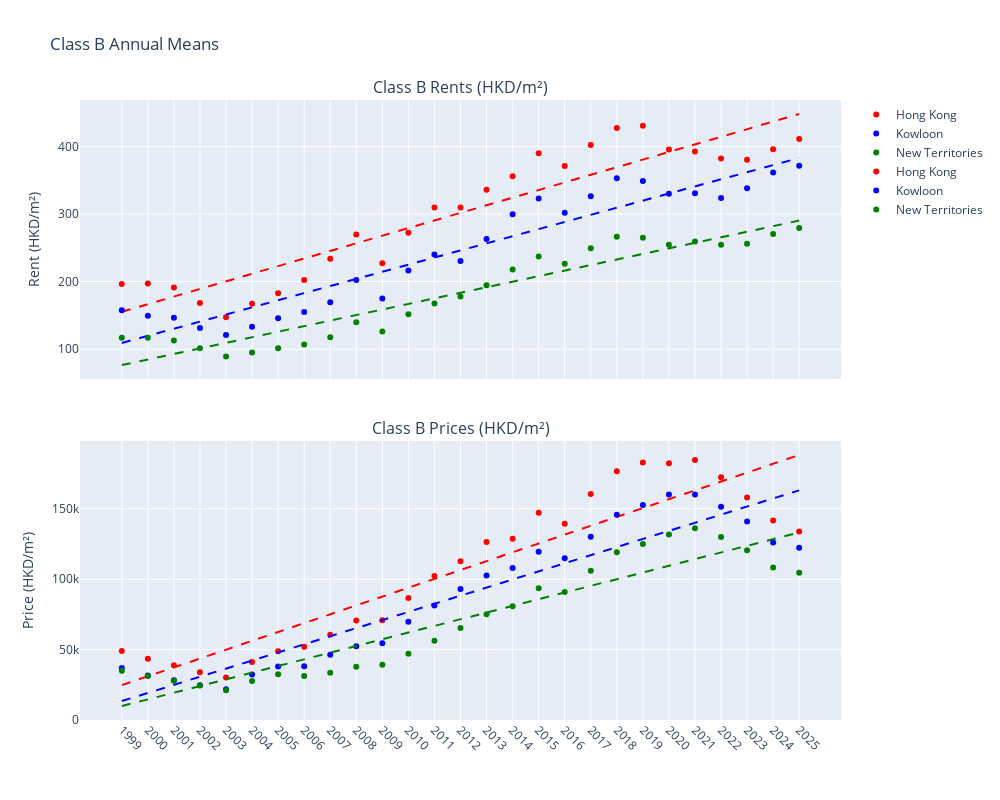

Notebook code for this chart:
### Code cell
# 類別和區域
cls = 'B'
areas = ['Hong Kong', 'Kowloon', 'New Territories']
colors = {'Hong Kong': 'red', 'Kowloon': 'blue', 'New Territories': 'green'}

# 計算年度平均值
def get_annual_mean(df, cls, area):
    col = f'Class {cls} {area}'
    df[col] = pd.to_numeric(df[col], errors='coerce')
    annual = df.groupby('Year')[col].mean().reset_index()
    return annual['Year'].values, annual[col].values

# 創建圖表
fig = make_subplots(rows=2, cols=1, shared_xaxes=True, vertical_spacing=0.1,
                    subplot_titles=(f'Class {cls} Rents (HKD/m²)', f'Class {cls} Prices (HKD/m²)'))

for i, df in enumerate([rent_df, price_df]):
    for area in areas:
        years, means = get_annual_mean(df, cls, area)
        mask = ~np.isnan(means)
        valid_years, valid_means = years[mask], means[mask]
        
        fig.add_trace(go.Scatter(x=valid_years, y=valid_means, mode='markers',
                                 marker=dict(color=colors[area]), name=area,
                                 hovertemplate='Year: %{x}<br>Value: %{y:.2f}'),
                      row=i+1, col=1)
        
        if len(valid_means) > 1:
            result = linregress(np.arange(len(valid_years)), valid_means)
            reg_line = result.slope * np.arange(len(valid_years)) + result.intercept
            fig.add_trace(go.Scatter(x=valid_years, y=reg_line, mode='lines',
                                     line=dict(color=colors[area], dash='dash'),
                                     showlegend=False,
                                     hovertemplate='Year: %{x}<br>Value: %{y:.2f}'),
                          row=i+1, col=1)

# 統一刻度（每年顯示一次）
fig.update_xaxes(tickmode='array', tickvals=sorted(rent_df['Year'].unique()), tickangle=45, row=2, col=1)
fig.update_xaxes(tickmode='array', tickvals=sorted(rent_df['Year'].unique()), row=1, col=1)

fig.update_layout(title_text=f'Class {cls} Annual Means', height=800, width=1000)
fig.update_yaxes(title_text='Rent (HKD/m²)', row=1, col=1)
fig.update_yaxes(title_text='Price (HKD/m²)', row=2, col=1)

fig.show()

### Figure 1 — Plotly figure (JSON) as saved in the notebook; plotly's stock layout.template omitted (floating-point values rounded to 4 significant figures)
{"data": [{"hovertemplate": "Year: %{x}<br>Value: %{y:.2f}", "marker": {"color": "red"}, "mode": "markers", "name": "Hong Kong", "type": "scatter", "x": [1999, 2000, 2001, 2002, 2003, 2004, 2005, 2006, 2007, 2008, 2009, 2010, 2011, 2012, 2013, 2014, 2015, 2016, 2017, 2018, 2019, 2020, 2021, 2022, 2023, 2024, 2025], "xaxis": "x", "y": [196.3, 197.2, 191.2, 168.1, 147.1, 167.2, 182.8, 202.3, 233.8, 269.7, 227.2, 272.4, 309.8, 309.8, 335.9, 355.9, 389.9, 371.2, 402.2, 427.5, 430.8, 395.4, 392.6, 382.3, 380.5, 395.8, 411.2], "yaxis": "y"}, {"hovertemplate": "Year: %{x}<br>Value: %{y:.2f}", "line": {"color": "red", "dash": "dash"}, "mode": "lines", "showlegend": false, "type": "scatter", "x": [1999, 2000, 2001, 2002, 2003, 2004, 2005, 2006, 2007, 2008, 2009, 2010, 2011, 2012, 2013, 2014, 2015, 2016, 2017, 2018, 2019, 2020, 2021, 2022, 2023, 2024, 2025], "xaxis": "x", "y": [155.3, 166.5, 177.8, 189.1, 200.3, 211.6, 222.9, 234.1, 245.4, 256.6, 267.9, 279.2, 290.4, 301.7, 313.0, 324.2, 335.5, 346.8, 358.0, 369.3, 380.6, 391.8, 403.1, 414.4, 425.6, 436.9, 448.1], "yaxis": "y"}, {"hovertemplate": "Year: %{x}<br>Value: %{y:.2f}", "marker": {"color": "blue"}, "mode": "markers", "name": "Kowloon", "type": "scatter", "x": [1999, 2000, 2001, 2002, 2003, 2004, 2005, 2006, 2007, 2008, 2009, 2010, 2011, 2012, 2013, 2014, 2015, 2016, 2017, 2018, 2019, 2020, 2021, 2022, 2023, 2024, 2025], "xaxis": "x", "y": [157.4, 149.5, 146.4, 131.2, 120.8, 133.2, 145.8, 155.0, 169.4, 202.2, 174.8, 216.3, 239.9, 230.3, 263.0, 299.6, 322.9, 302.0, 326.4, 353.0, 349.0, 330.0, 330.7, 323.8, 338.1, 361.5, 371.6], "yaxis": "y"}, {"hovertemplate": "Year: %{x}<br>Value: %{y:.2f}", "line": {"color": "blue", "dash": "dash"}, "mode": "lines", "showlegend": false, "type": "scatter", "x": [1999, 2000, 2001, 2002, 2003, 2004, 2005, 2006, 2007, 2008, 2009, 2010, 2011, 2012, 2013, 2014, 2015, 2016, 2017, 2018, 2019, 2020, 2021, 2022, 2023, 2024, 2025], "xaxis": "x", "y": [109.1, 119.7, 130.2, 140.7, 151.3, 161.8, 172.3, 182.9, 193.4, 203.9, 214.5, 225.0, 235.5, 246.1, 256.6, 267.1, 277.7, 288.2, 298.7, 309.3, 319.8, 330.3, 340.9, 351.4, 361.9, 372.5, 383.0], "yaxis": "y"}, {"hovertemplate": "Year: %{x}<br>Value: %{y:.2f}", "marker": {"color": "green"}, "mode": "markers", "name": "New Territories", "type": "scatter", "x": [1999, 2000, 2001, 2002, 2003, 2004, 2005, 2006, 2007, 2008, 2009, 2010, 2011, 2012, 2013, 2014, 2015, 2016, 2017, 2018, 2019, 2020, 2021, 2022, 2023, 2024, 2025], "xaxis": "x", "y": [116.8, 117.0, 112.6, 101.4, 88.92, 94.83, 101.2, 106.7, 117.5, 139.9, 126.2, 151.6, 167.4, 178.0, 194.4, 217.8, 237.2, 226.2, 249.3, 266.2, 264.9, 254.5, 259.3, 254.7, 256.0, 270.4, 279.2], "yaxis": "y"}, {"hovertemplate": "Year: %{x}<br>Value: %{y:.2f}", "line": {"color": "green", "dash": "dash"}, "mode": "lines", "showlegend": false, "type": "scatter", "x": [1999, 2000, 2001, 2002, 2003, 2004, 2005, 2006, 2007, 2008, 2009, 2010, 2011, 2012, 2013, 2014, 2015, 2016, 2017, 2018, 2019, 2020, 2021, 2022, 2023, 2024, 2025], "xaxis": "x", "y": [76.4, 84.63, 92.85, 101.1, 109.3, 117.5, 125.8, 134.0, 142.2, 150.4, 158.7, 166.9, 175.1, 183.3, 191.6, 199.8, 208.0, 216.2, 224.5, 232.7, 240.9, 249.1, 257.4, 265.6, 273.8, 282.0, 290.3], "yaxis": "y"}, {"hovertemplate": "Year: %{x}<br>Value: %{y:.2f}", "marker": {"color": "red"}, "mode": "markers", "name": "Hong Kong", "type": "scatter", "x": [1999, 2000, 2001, 2002, 2003, 2004, 2005, 2006, 2007, 2008, 2009, 2010, 2011, 2012, 2013, 2014, 2015, 2016, 2017, 2018, 2019, 2020, 2021, 2022, 2023, 2024, 2025], "xaxis": "x2", "y": [49000.0, 43580.0, 38820.0, 33950.0, 30160.0, 41230.0, 48800.0, 52040.0, 60480.0, 70630.0, 70770.0, 86690.0, 102300.0, 112700.0, 126400.0, 128700.0, 147100.0, 139400.0, 160600.0, 176700.0, 182900.0, 182400.0, 184700.0, 172400.0, 158100.0, 141800.0, 133800.0], "yaxis": "y2"}, {"hovertemplate": "Year: %{x}<br>Value: %{y:.2f}", "line": {"color": "red", "dash": "dash"}, "mode": "lines", "showlegend": false, "type": "scatter", "x": [1999, 2000, 2001, 2002, 2003, 2004, 2005, 2006, 2007, 2008, 2009, 2010, 2011, 2012, 2013, 2014, 2015, 2016, 2017, 2018, 2019, 2020, 2021, 2022, 2023, 2024, 2025], "xaxis": "x2", "y": [24800.0, 31080.0, 37370.0, 43660.0, 49940.0, 56230.0, 62520.0, 68800.0, 75090.0, 81370.0, 87660.0, 93950.0, 100200.0, 106500.0, 112800.0, 119100.0, 125400.0, 131700.0, 138000.0, 144200.0, 150500.0, 156800.0, 163100.0, 169400.0, 175700.0, 182000.0, 188200.0], "yaxis": "y2"}, {"hovertemplate": "Year: %{x}<br>Value: %{y:.2f}", "marker": {"color": "blue"}, "mode": "markers", "name": "Kowloon", "type": "scatter", "x": [1999, 2000, 2001, 2002, 2003, 2004, 2005, 2006, 2007, 2008, 2009, 2010, 2011, 2012, 2013, 2014, 2015, 2016, 2017, 2018, 2019, 2020, 2021, 2022, 2023, 2024, 2025], "xaxis": "x2", "y": [36990.0, 31680.0, 28270.0, 24610.0, 21790.0, 32280.0, 37990.0, 38110.0, 46330.0, 52430.0, 54550.0, 69790.0, 81340.0, 92960.0, 102700.0, 108000.0, 119600.0, 115000.0, 130200.0, 145700.0, 152700.0, 160100.0, 160100.0, 151400.0, 140900.0, 126100.0, 122300.0], "yaxis": "y2"}, {"hovertemplate": "Year: %{x}<br>Value: %{y:.2f}", "line": {"color": "blue", "dash": "dash"}, "mode": "lines", "showlegend": false, "type": "scatter", "x": [1999, 2000, 2001, 2002, 2003, 2004, 2005, 2006, 2007, 2008, 2009, 2010, 2011, 2012, 2013, 2014, 2015, 2016, 2017, 2018, 2019, 2020, 2021, 2022, 2023, 2024, 2025], "xaxis": "x2", "y": [13470.0, 19220.0, 24980.0, 30740.0, 36490.0, 42250.0, 48000.0, 53760.0, 59510.0, 65270.0, 71020.0, 76780.0, 82540.0, 88290.0, 94050.0, 99800.0, 105600.0, 111300.0, 117100.0, 122800.0, 128600.0, 134300.0, 140100.0, 145800.0, 151600.0, 157400.0, 163100.0], "yaxis": "y2"}, {"hovertemplate": "Year: %{x}<br>Value: %{y:.2f}", "marker": {"color": "green"}, "mode": "markers", "name": "New Territories", "type": "scatter", "x": [1999, 2000, 2001, 2002, 2003, 2004, 2005, 2006, 2007, 2008, 2009, 2010, 2011, 2012, 2013, 2014, 2015, 2016, 2017, 2018, 2019, 2020, 2021, 2022, 2023, 2024, 2025], "xaxis": "x2", "y": [34920.0, 31320.0, 27850.0, 24510.0, 21210.0, 27770.0, 32490.0, 31170.0, 33580.0, 37840.0, 39170.0, 47080.0, 56310.0, 65360.0, 75180.0, 80730.0, 93510.0, 90940.0, 106000.0, 119200.0, 124900.0, 131700.0, 136100.0, 130000.0, 120500.0, 108300.0, 104600.0], "yaxis": "y2"}, {"hovertemplate": "Year: %{x}<br>Value: %{y:.2f}", "line": {"color": "green", "dash": "dash"}, "mode": "lines", "showlegend": false, "type": "scatter", "x": [1999, 2000, 2001, 2002, 2003, 2004, 2005, 2006, 2007, 2008, 2009, 2010, 2011, 2012, 2013, 2014, 2015, 2016, 2017, 2018, 2019, 2020, 2021, 2022, 2023, 2024, 2025], "xaxis": "x2", "y": [9915.0, 14660.0, 19400.0, 24140.0, 28880.0, 33630.0, 38370.0, 43110.0, 47850.0, 52600.0, 57340.0, 62080.0, 66820.0, 71560.0, 76310.0, 81050.0, 85790.0, 90530.0, 95280.0, 100000.0, 104800.0, 109500.0, 114200.0, 119000.0, 123700.0, 128500.0, 133200.0], "yaxis": "y2"}], "layout": {"annotations": [{"font": {"size": 16}, "showarrow": false, "text": "Class B Rents (HKD/m²)", "x": 0.5, "xanchor": "center", "xref": "paper", "y": 1, "yanchor": "bottom", "yref": "paper"}, {"font": {"size": 16}, "showarrow": false, "text": "Class B Prices (HKD/m²)", "x": 0.5, "xanchor": "center", "xref": "paper", "y": 0.45, "yanchor": "bottom", "yref": "paper"}], "height": 800, "title": {"text": "Class B Annual Means"}, "width": 1000, "xaxis": {"anchor": "y", "domain": [0, 1], "matches": "x2", "showticklabels": false, "tickmode": "array", "tickvals": [1999, 2000, 2001, 2002, 2003, 2004, 2005, 2006, 2007, 2008, 2009, 2010, 2011, 2012, 2013, 2014, 2015, 2016, 2017, 2018, 2019, 2020, 2021, 2022, 2023, 2024, 2025]}, "xaxis2": {"anchor": "y2", "domain": [0, 1], "tickangle": 45, "tickmode": "array", "tickvals": [1999, 2000, 2001, 2002, 2003, 2004, 2005, 2006, 2007, 2008, 2009, 2010, 2011, 2012, 2013, 2014, 2015, 2016, 2017, 2018, 2019, 2020, 2021, 2022, 2023, 2024, 2025]}, "yaxis": {"anchor": "x", "domain": [0.55, 1], "title": {"text": "Rent (HKD/m²)"}}, "yaxis2": {"anchor": "x2", "domain": [0, 0.45], "title": {"text": "Price (HKD/m²)"}}}}
